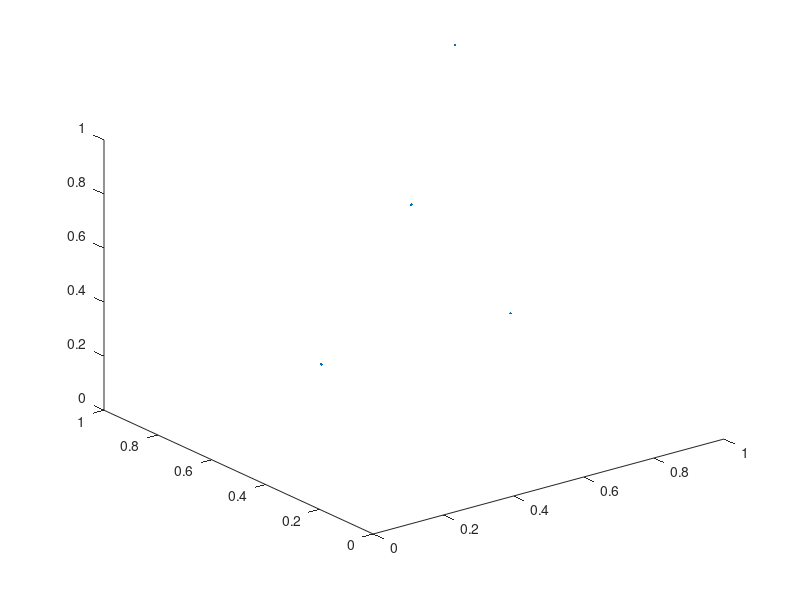

This figure's MATLAB source:
d=3;
n=10000;
k=5;

filaname = strcat('samples',int2str(k),'.txt');
data=zeros(n,d);
for i=1:n
    for j=1:d
        data(i,j)=unifrnd(0,1);
    end
end

Idx=kmeans(data,k-2);
Idn=zeros(k-2,1);

m=zeros(k,d);
for i=1:size(data,1)
    m(Idx(i),1)=m(Idx(i),1)+data(i,1);
    m(Idx(i),2)=m(Idx(i),2)+data(i,2);
    m(Idx(i),3)=m(Idx(i),3)+data(i,3);
    Idn(Idx(i))=Idn(Idx(i))+1;
end
for i=1:size(Idn)
    m(i,1)=m(i,1)/Idn(i);
    m(i,2)=m(i,2)/Idn(i);
    m(i,3)=m(i,3)/Idn(i);
end
m(k-1,1)=0;
m(k-1,2)=0;
m(k-1,3)=0;
m(k,1)=1;
m(k,2)=1;
m(k,3)=1;

dlmwrite(filaname,m,'\t')
%dlmwrite('sampledata10000.txt',data,'\t')

plot3(m(:,1),m(:,2),m(:,3),'.')
%scatter3(data(:,1),data(:,2),data(:,3),[],Idx,'.')
%plot3(m(:,1),m(:,2),m(:,3),'.')